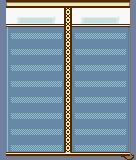

Below is a game level as drawn by its tile map, then a one-line description and the .tmx that defines it (tile-layer data replaced by summaries):
An orthogonal 17x20 tile map with 8x8 px tiles, 1 tile layer (Tile Layer 1).

<map version="1.0" orientation="orthogonal" renderorder="right-down" width="17" height="20" tilewidth="8" tileheight="8" nextobjectid="1">
 <tileset firstgid="1" name="MenuTiles" tilewidth="8" tileheight="8">
  <image source="MenuTiles.png" width="256" height="32" />
 </tileset>
 <layer name="Tile Layer 1" width="17" height="20">
  <data>[340 cells, 340 non-empty, 24 distinct tile ids]</data>
 </layer>
</map>
